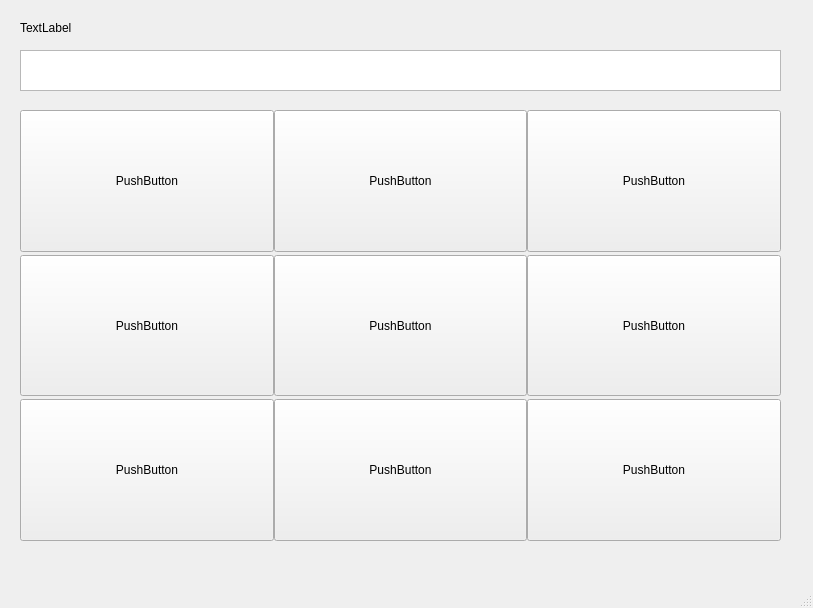
<?xml version="1.0" encoding="UTF-8"?>
<ui version="4.0">
 <class>MainWindow</class>
 <widget class="QMainWindow" name="MainWindow">
  <property name="geometry">
   <rect>
    <x>0</x>
    <y>0</y>
    <width>813</width>
    <height>608</height>
   </rect>
  </property>
  <property name="windowTitle">
   <string>MainWindow</string>
  </property>
  <widget class="QWidget" name="centralwidget">
   <widget class="QTextEdit" name="textEdit">
    <property name="geometry">
     <rect>
      <x>20</x>
      <y>50</y>
      <width>761</width>
      <height>41</height>
     </rect>
    </property>
   </widget>
   <widget class="QWidget" name="gridLayoutWidget">
    <property name="geometry">
     <rect>
      <x>20</x>
      <y>110</y>
      <width>761</width>
      <height>431</height>
     </rect>
    </property>
    <layout class="QGridLayout" name="gridLayout">
     <property name="sizeConstraint">
      <enum>QLayout::SetDefaultConstraint</enum>
     </property>
     <property name="bottomMargin">
      <number>0</number>
     </property>
     <property name="horizontalSpacing">
      <number>0</number>
     </property>
     <property name="verticalSpacing">
      <number>3</number>
     </property>
     <item row="7" column="0">
      <widget class="QPushButton" name="pushButton_2">
       <property name="sizePolicy">
        <sizepolicy hsizetype="Preferred" vsizetype="Preferred">
         <horstretch>0</horstretch>
         <verstretch>0</verstretch>
        </sizepolicy>
       </property>
       <property name="text">
        <string>PushButton</string>
       </property>
      </widget>
     </item>
     <item row="0" column="1">
      <widget class="QPushButton" name="pushButton_6">
       <property name="sizePolicy">
        <sizepolicy hsizetype="Preferred" vsizetype="Preferred">
         <horstretch>0</horstretch>
         <verstretch>0</verstretch>
        </sizepolicy>
       </property>
       <property name="text">
        <string>PushButton</string>
       </property>
      </widget>
     </item>
     <item row="2" column="0">
      <widget class="QPushButton" name="pushButton">
       <property name="sizePolicy">
        <sizepolicy hsizetype="Preferred" vsizetype="Preferred">
         <horstretch>0</horstretch>
         <verstretch>0</verstretch>
        </sizepolicy>
       </property>
       <property name="text">
        <string>PushButton</string>
       </property>
      </widget>
     </item>
     <item row="0" column="0">
      <widget class="QPushButton" name="pushButton_5">
       <property name="sizePolicy">
        <sizepolicy hsizetype="Preferred" vsizetype="Preferred">
         <horstretch>0</horstretch>
         <verstretch>0</verstretch>
        </sizepolicy>
       </property>
       <property name="text">
        <string>PushButton</string>
       </property>
      </widget>
     </item>
     <item row="7" column="1">
      <widget class="QPushButton" name="pushButton_3">
       <property name="sizePolicy">
        <sizepolicy hsizetype="Preferred" vsizetype="Preferred">
         <horstretch>0</horstretch>
         <verstretch>0</verstretch>
        </sizepolicy>
       </property>
       <property name="text">
        <string>PushButton</string>
       </property>
      </widget>
     </item>
     <item row="7" column="2">
      <widget class="QPushButton" name="pushButton_8">
       <property name="sizePolicy">
        <sizepolicy hsizetype="Preferred" vsizetype="Preferred">
         <horstretch>0</horstretch>
         <verstretch>0</verstretch>
        </sizepolicy>
       </property>
       <property name="text">
        <string>PushButton</string>
       </property>
      </widget>
     </item>
     <item row="0" column="2">
      <widget class="QPushButton" name="pushButton_7">
       <property name="sizePolicy">
        <sizepolicy hsizetype="Preferred" vsizetype="Preferred">
         <horstretch>0</horstretch>
         <verstretch>0</verstretch>
        </sizepolicy>
       </property>
       <property name="text">
        <string>PushButton</string>
       </property>
      </widget>
     </item>
     <item row="2" column="1">
      <widget class="QPushButton" name="pushButton_10">
       <property name="sizePolicy">
        <sizepolicy hsizetype="Preferred" vsizetype="Preferred">
         <horstretch>0</horstretch>
         <verstretch>0</verstretch>
        </sizepolicy>
       </property>
       <property name="text">
        <string>PushButton</string>
       </property>
      </widget>
     </item>
     <item row="2" column="2">
      <widget class="QPushButton" name="pushButton_11">
       <property name="sizePolicy">
        <sizepolicy hsizetype="Preferred" vsizetype="Preferred">
         <horstretch>0</horstretch>
         <verstretch>0</verstretch>
        </sizepolicy>
       </property>
       <property name="text">
        <string>PushButton</string>
       </property>
      </widget>
     </item>
    </layout>
   </widget>
   <widget class="QLabel" name="label">
    <property name="geometry">
     <rect>
      <x>20</x>
      <y>20</y>
      <width>64</width>
      <height>15</height>
     </rect>
    </property>
    <property name="text">
     <string>TextLabel</string>
    </property>
   </widget>
  </widget>
  <widget class="QMenuBar" name="menubar">
   <property name="geometry">
    <rect>
     <x>0</x>
     <y>0</y>
     <width>813</width>
     <height>26</height>
    </rect>
   </property>
  </widget>
  <widget class="QStatusBar" name="statusbar"/>
 </widget>
 <resources/>
 <connections/>
</ui>
